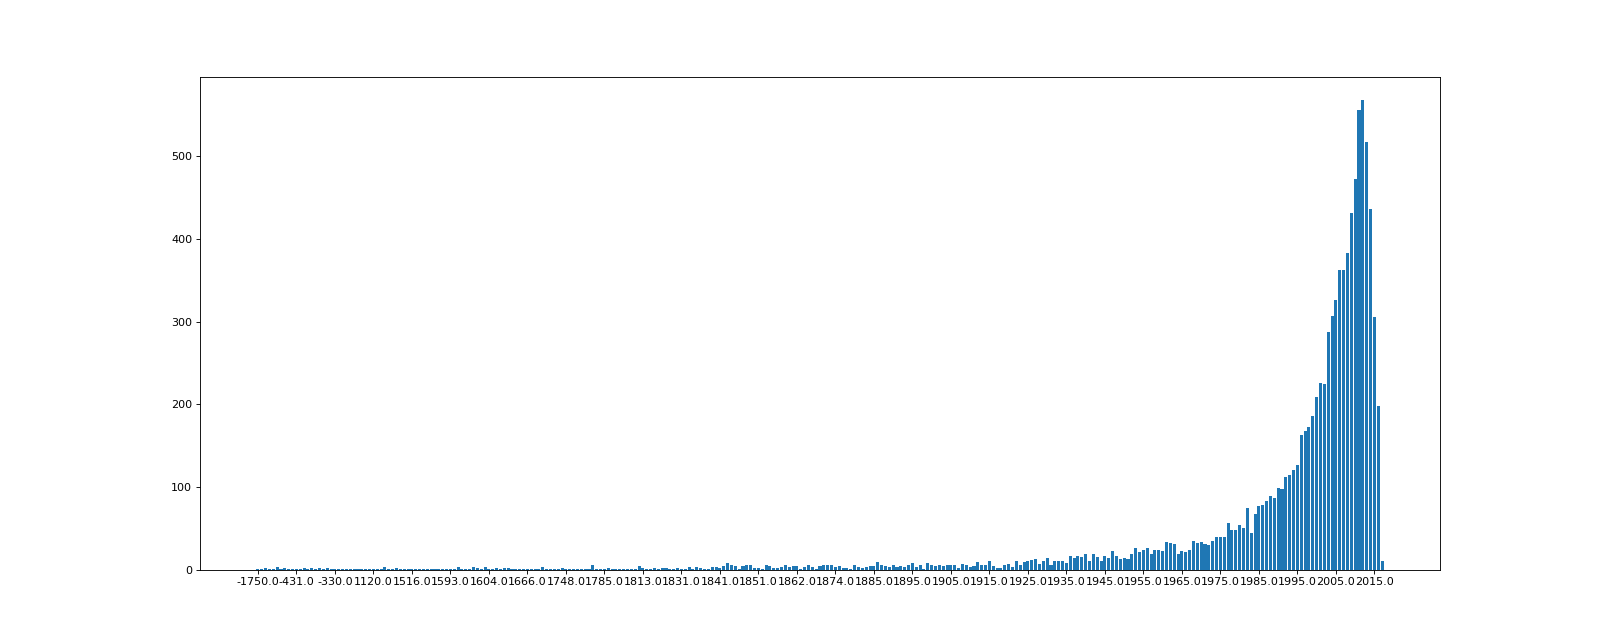

Generate this figure with Python:
#-*-coding:utf-8-*- 
"""
 @anthor:coingzhe
 @contact:[email redacted]
 @time:2019/10/24上午9:02
 """

# 全球排名靠前的10000本书 统计几个问题
# 不同年份书的数量
# 不同年份书的平均评分情况
from matplotlib import pyplot as plt
import pandas as pd

file_path = './books.csv'
df = pd.read_csv(file_path)

# df.dropna()

data1 = df[pd.notnull(df["original_publication_year"])]
grouped = data1.groupby(by='original_publication_year').count()['title']

# todo
print(grouped)
_x = grouped.index
_y = grouped.values


plt.figure(figsize=(20,8),dpi=80)
plt.bar(range(len(_x)),_y)
plt.xticks(list(range(len(_x)))[::10],_x[::10])
plt.savefig('./test9.png')
plt.show()

# 不同年份书的平均评分情况

